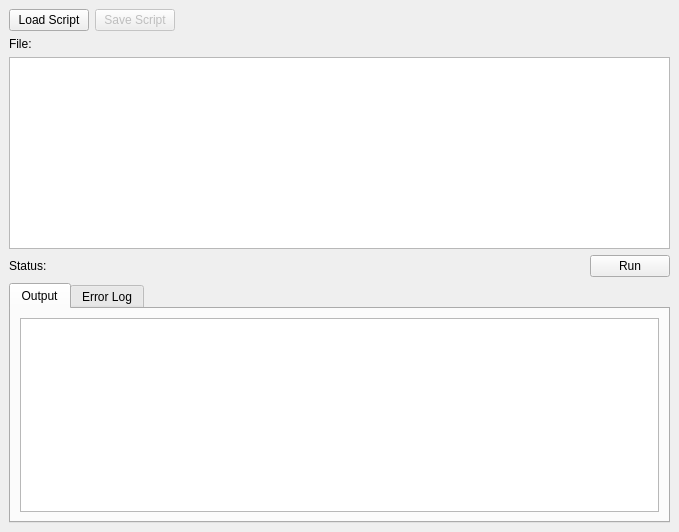
<?xml version="1.0" encoding="UTF-8"?>
<ui version="4.0">
 <class>RconsoleWidget</class>
 <widget class="QDockWidget" name="RconsoleWidget">
  <property name="geometry">
   <rect>
    <x>0</x>
    <y>0</y>
    <width>679</width>
    <height>532</height>
   </rect>
  </property>
  <property name="windowTitle">
   <string>R Script Editor</string>
  </property>
  <widget class="QWidget" name="dockWidgetContents">
   <layout class="QGridLayout" name="gridLayout">
    <item row="7" column="0">
     <widget class="QLabel" name="statusLabel">
      <property name="text">
       <string>Status:</string>
      </property>
     </widget>
    </item>
    <item row="6" column="0" colspan="8">
     <widget class="QTextEdit" name="editor"/>
    </item>
    <item row="9" column="0" colspan="8">
     <widget class="QTabWidget" name="tabWidget">
      <property name="currentIndex">
       <number>0</number>
      </property>
      <widget class="QWidget" name="outputTab">
       <attribute name="title">
        <string>Output</string>
       </attribute>
       <layout class="QHBoxLayout" name="horizontalLayout">
        <item>
         <widget class="QTextEdit" name="outputLog"/>
        </item>
       </layout>
      </widget>
      <widget class="QWidget" name="errorTab">
       <attribute name="title">
        <string>Error Log</string>
       </attribute>
       <layout class="QHBoxLayout" name="horizontalLayout_2">
        <item>
         <widget class="QPlainTextEdit" name="errorLog"/>
        </item>
       </layout>
      </widget>
     </widget>
    </item>
    <item row="0" column="1">
     <widget class="QPushButton" name="btnSave">
      <property name="enabled">
       <bool>false</bool>
      </property>
      <property name="text">
       <string>Save Script</string>
      </property>
     </widget>
    </item>
    <item row="4" column="0" colspan="6">
     <widget class="QLabel" name="fileLabel">
      <property name="text">
       <string>File:</string>
      </property>
     </widget>
    </item>
    <item row="7" column="7">
     <widget class="QPushButton" name="btnRun">
      <property name="text">
       <string>Run</string>
      </property>
     </widget>
    </item>
    <item row="0" column="0">
     <widget class="QPushButton" name="btnOpen">
      <property name="text">
       <string>Load Script</string>
      </property>
     </widget>
    </item>
   </layout>
  </widget>
 </widget>
 <resources/>
 <connections/>
</ui>
